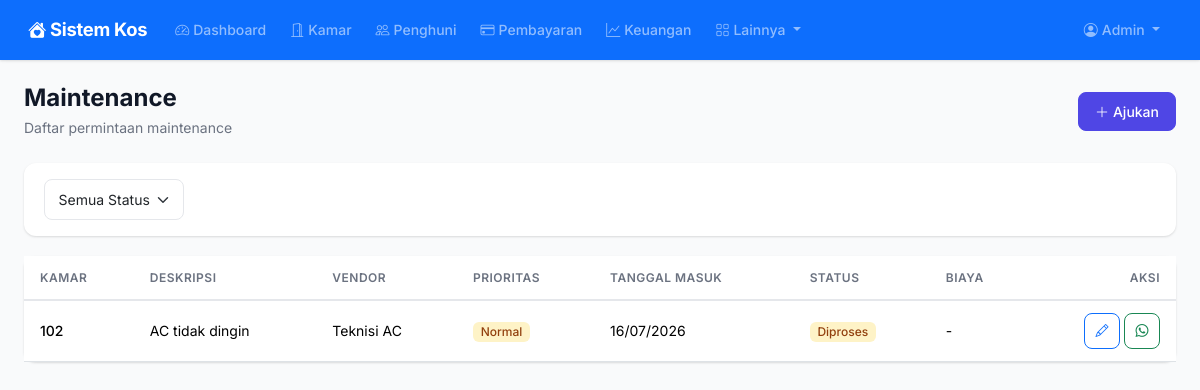
Before: /maintenance/ (signed in) with the older database file.
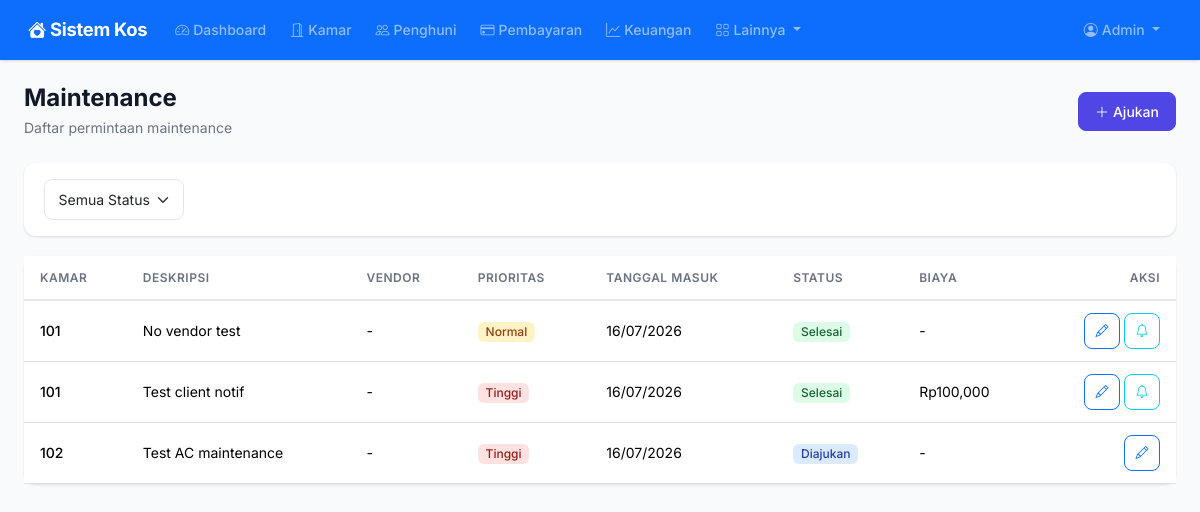
After: the same page with the newer database file.
### models.py (models this page shows)
class MaintenanceRequest(db.Model):
    __tablename__ = "maintenance_requests"
    id = db.Column(db.Integer, primary_key=True)
    room_id = db.Column(db.Integer, db.ForeignKey("rooms.id"), nullable=False)
    vendor_id = db.Column(db.Integer, db.ForeignKey("vendors.id"), nullable=True)
    deskripsi = db.Column(db.Text, nullable=False)
    prioritas = db.Column(db.String(20), default="normal")
    tanggal_masuk = db.Column(db.Date, default=date.today)
    tanggal_selesai = db.Column(db.Date)
    status = db.Column(db.String(20), default="diajukan")
    biaya = db.Column(db.Float, default=0)
    catatan = db.Column(db.Text)
    created_at = db.Column(db.DateTime, default=datetime.utcnow)

class Room(db.Model):
    __tablename__ = "rooms"
    id = db.Column(db.Integer, primary_key=True)
    nomor_kamar = db.Column(db.String(10), unique=True, nullable=False)
    lantai = db.Column(db.Integer, default=1)
    tipe = db.Column(db.String(50), default="Reguler")
    harga_per_bulan = db.Column(db.Float, nullable=False)
    ukuran = db.Column(db.String(50))
    fasilitas = db.Column(db.Text)
    status = db.Column(db.String(20), default="tersedia")
    deskripsi = db.Column(db.Text)
    created_at = db.Column(db.DateTime, default=datetime.utcnow)
    bookings = db.relationship("Booking", backref="room", lazy="dynamic")
    maintenance_requests = db.relationship("MaintenanceRequest", backref="room", lazy="dynamic")
    @property
    def booking_aktif(self):
        return Booking.query.filter_by(room_id=self.id, status="aktif").first()

class Vendor(db.Model):
    __tablename__ = "vendors"
    id = db.Column(db.Integer, primary_key=True)
    nama = db.Column(db.String(150), nullable=False)
    no_telepon = db.Column(db.String(20))
    kategori = db.Column(db.String(50), default="lainnya")
    alamat = db.Column(db.Text)
    catatan = db.Column(db.Text)
    created_at = db.Column(db.DateTime, default=datetime.utcnow)
    maintenance_requests = db.relationship("MaintenanceRequest", backref="vendor", lazy="dynamic")

### routes/maintenance.py (the view)
@maintenance_bp.route("/")
@login_required
def index():
    if current_user.role not in ("admin", "management"):
        flash("Akses ditolak.", "danger")
        return redirect(url_for("dashboard.index"))
    status = request.args.get("status")
    query = MaintenanceRequest.query
    if status:
        query = query.filter_by(status=status)
    requests = query.order_by(MaintenanceRequest.created_at.desc()).all()
    return render_template("maintenance/index.html", requests=requests)

### app.py (called while the page is built)
def create_app():
    app = Flask(__name__)
    app.config.from_object("config.Config")
    db.init_app(app)
    login_manager.init_app(app)
    csrf.init_app(app)
    login_manager.login_view = "auth.login"
    login_manager.login_message = "Silakan login terlebih dahulu."
    from models import User
    @login_manager.user_loader
    def load_user(user_id):
        return User.query.get(int(user_id))
    @app.context_processor
    def inject_now():
        from datetime import datetime
        return {"now": datetime.now()}
    @app.context_processor
    def inject_utility():
        from datetime import date
        return {"date_today": date.today()}
    from routes import register_routes
    register_routes(app)
    with app.app_context():
        db.create_all()
    return app

### templates/maintenance/index.html (shortened to what this page needs)
{% extends "base.html" %}
{% block content %}
<div class="page-header d-flex flex-wrap justify-content-between align-items-center">
    <div>
        <h1>Maintenance</h1>
        <p>Daftar permintaan maintenance</p>
    </div>
    <a href="{{ url_for('maintenance.tambah') }}" class="btn btn-primary">
        <i class="bi bi-plus-lg me-1"></i>Ajukan
    </a>
</div>
<form method="GET" action="{{ url_for('maintenance.index') }}">
    <div class="filter-bar">
        <select name="status" class="form-select" onchange="this.form.submit()">
            <option value="">Semua Status</option>
        </select>
    </div>
</form>
{% if requests %}
<div class="card border-0">
    <div class="table-responsive">
        <table class="table table-hover">
            <thead>
                <tr>
                    <th>Kamar</th>
                    <th>Deskripsi</th>
                    <th>Vendor</th>
                    <th>Prioritas</th>
                    <th>Tanggal Masuk</th>
                    <th>Status</th>
                    <th>Biaya</th>
                    <th class="text-end">Aksi</th>
                </tr>
            </thead>
            <tbody>
                {% for mr in requests %}
                <tr>
                    <td class="fw-medium">{{ mr.room.nomor_kamar }}</td>
                    <td>{{ mr.deskripsi|truncate(40) }}</td>
                    <td>{{ mr.vendor.nama if mr.vendor else '-' }}</td>
                    <td>
                        {% set p = mr.prioritas|lower %}
                        {% if p == 'tinggi' %}
                        <span class="badge badge-danger">Tinggi</span>
                        {% elif p == 'normal' %}
                        <span class="badge badge-warning">Normal</span>
                        {% elif p == 'rendah' %}
                        <span class="badge badge-info">Rendah</span>
                        {% else %}
                        <span class="badge badge-secondary">{{ mr.prioritas }}</span>
                        {% endif %}
                    </td>
                    <td>{{ mr.tanggal_masuk.strftime('%d/%m/%Y') if mr.tanggal_masuk else '-' }}</td>
                    <td>
                        {% set s = mr.status|lower %}
                        {% if s == 'diajukan' %}
                        <span class="badge badge-info">Diajukan</span>
                        {% elif s == 'diproses' %}
                        <span class="badge badge-warning">Diproses</span>
                        {% elif s == 'selesai' %}
                        <span class="badge badge-success">Selesai</span>
                        {% else %}
                        <span class="badge badge-secondary">{{ mr.status }}</span>
                        {% endif %}
                    </td>
                    <td>{% if mr.biaya and mr.biaya > 0 %}Rp{{ "{:,.0f}".format(mr.biaya) }}{% else %}-{% endif %}</td>
                    <td class="text-end">
                        <a href="{{ url_for('maintenance.edit', id=mr.id) }}" class="btn btn-sm btn-outline-primary btn-icon" title="Edit">
                            <i class="bi bi-pencil"></i>
                        </a>
                        {% if mr.vendor and mr.vendor.no_telepon %}
                        <a href="{{ url_for('maintenance.vendor_hubungi', mr_id=mr.id) }}" class="btn btn-sm btn-outline-success btn-icon" title="Hubungi Vendor" target="_blank">
                            <i class="bi bi-whatsapp"></i>
                        </a>
                        {% endif %}
                        {% if mr.status == 'selesai' and mr.room.booking_aktif and mr.room.booking_aktif.client.no_telepon %}
                        <a href="{{ url_for('maintenance.notif_penghuni', mr_id=mr.id) }}" class="btn btn-sm btn-outline-info btn-icon" title="Beri Tahu Penghuni" target="_blank">
                            <i class="bi bi-bell"></i>
                        </a>
                        {% endif %}
                    </td>
                </tr>
                {% endfor %}
            </tbody>
        </table>
    </div>
</div>
{% endif %}
{% endblock %}

Changed rows visible on the page:
removed MaintenanceRequest: room.nomor_kamar "102", deskripsi "AC tidak dingin", vendor "Teknisi AC", shows "Normal", tanggal_masuk "16/07/2026", shows "Diproses"
added MaintenanceRequest: room.nomor_kamar "101", deskripsi "No vendor test", vendor "-", shows "Normal", tanggal_masuk "16/07/2026", shows "Selesai"
added MaintenanceRequest: room.nomor_kamar "101", deskripsi "Test client notif", vendor "-", shows "Tinggi", tanggal_masuk "16/07/2026", shows "Selesai", biaya "100,000"
added MaintenanceRequest: room.nomor_kamar "102", deskripsi "Test AC maintenance", vendor "-", shows "Tinggi", tanggal_masuk "16/07/2026", shows "Diajukan"
